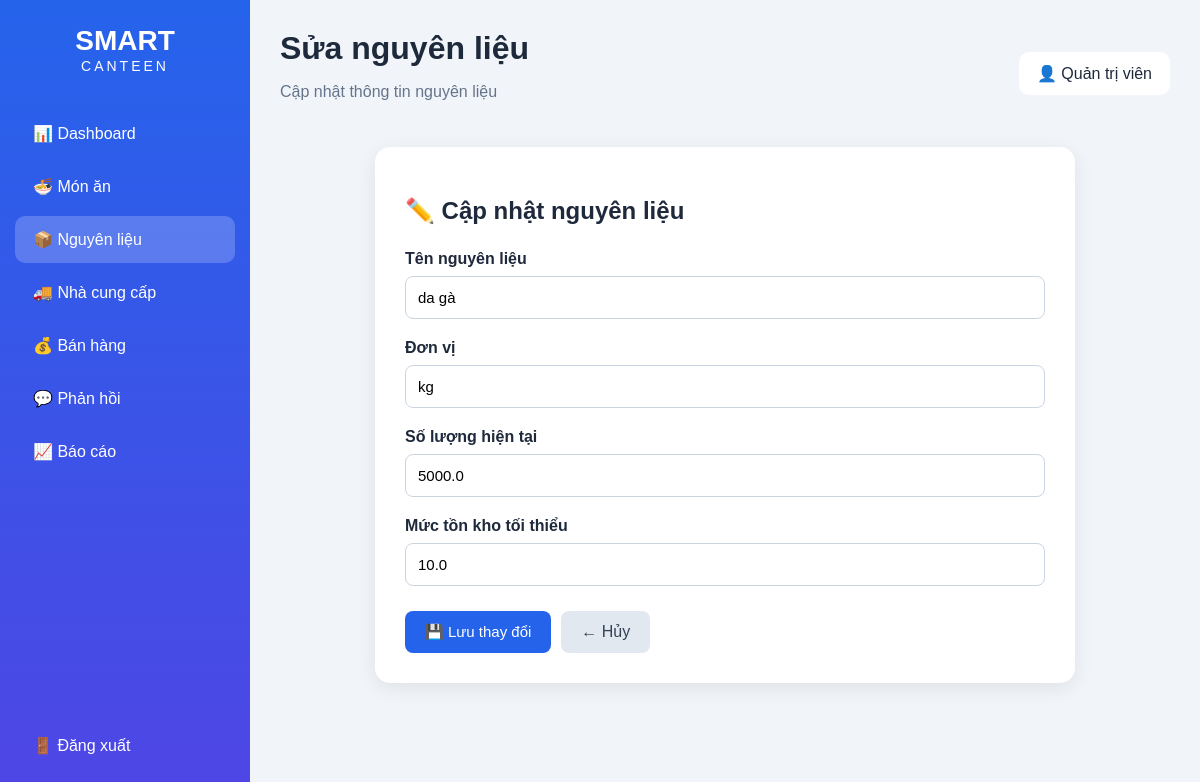
/ingredients/edit/6 (signed in), run on the app's committed database.
### tables this page shows
CREATE TABLE ingredients (
            id INTEGER PRIMARY KEY AUTOINCREMENT,
            name TEXT NOT NULL,
            unit TEXT NOT NULL,
            quantity REAL DEFAULT 0,
            min_quantity REAL DEFAULT 0
        );

### app.py (the view, shortened to what this page needs)
@app.route("/ingredients/edit/<int:ingredient_id>", methods=["GET", "POST"])
@admin_required
def edit_ingredient(ingredient_id):
    conn = get_db()
    ingredient = conn.execute(
        "SELECT * FROM ingredients WHERE id = ?",
        (ingredient_id,)
    ).fetchone()
    conn.close()
    if ingredient is None:
        return "Không tìm thấy nguyên liệu!", 404
    return render_template(
        "edit_ingredient.html",
        ingredient=ingredient
    )

### app.py (called while the page is built)
def get_db():
    conn = sqlite3.connect(DATABASE)
    conn.row_factory = sqlite3.Row
    return conn

def admin_required(f):
    @wraps(f)
    def decorated_function(*args, **kwargs):
        if "user_id" not in session:
            return redirect("/")
        if session.get("role") != "admin":
            return "Bạn không có quyền thực hiện chức năng này!", 403
        return f(*args, **kwargs)
    return decorated_function

### templates/edit_ingredient.html (shortened to what this page needs)
<!DOCTYPE html>
<html lang="vi">
<head>
    <link rel="stylesheet" href="/static/css/dashboard.css">
</head>
<body>
<div class="layout">
    <aside class="sidebar">
        <div class="logo">
            <h2>SMART</h2>
            <span>CANTEEN</span>
        </div>
        <nav>
            <a href="/dashboard">📊 Dashboard</a>
            <a href="/foods">🍜 Món ăn</a>
            <a href="/ingredients" class="active">📦 Nguyên liệu</a>
            <a href="/suppliers">🚚 Nhà cung cấp</a>
            <a href="/sales">💰 Bán hàng</a>
            <a href="/feedback">💬 Phản hồi</a>
            <a href="/reports">📈 Báo cáo</a>
        </nav>
        <div class="logout">
            <a href="/logout">🚪 Đăng xuất</a>
        </div>
    </aside>
    <main class="main">
        <header class="topbar">
            <div>
                <h1>Sửa nguyên liệu</h1>
                <p>Cập nhật thông tin nguyên liệu</p>
            </div>
            <div class="user">
                👤 Quản trị viên
            </div>
        </header>
        <div class="edit-container">
            <div class="edit-card">
                <h2>✏️ Cập nhật nguyên liệu</h2>
                <form method="POST">
                    <div class="form-group">
                        <label for="name">
                            Tên nguyên liệu
                        </label>
                        <input
                            type="text"
                            id="name"
                            name="name"
                            value="{{ ingredient['name'] }}"
                            placeholder="Nhập tên nguyên liệu"
                            required
                        >
                    </div>
                    <div class="form-group">
                        <label for="unit">
                            Đơn vị
                        </label>
                        <input
                            type="text"
                            id="unit"
                            name="unit"
                            value="{{ ingredient['unit'] }}"
                            placeholder="Ví dụ: kg, quả, lít..."
                            required
                        >
                    </div>
                    <div class="form-group">
                        <label for="quantity">
                            Số lượng hiện tại
                        </label>
                        <input
                            type="number"
                            id="quantity"
                            name="quantity"
                            value="{{ ingredient['quantity'] }}"
                            min="0"
                            step="0.01"
                            required
                        >
                    </div>
                    <div class="form-group">
                        <label for="min_quantity">
                            Mức tồn kho tối thiểu
                        </label>
                        <input
                            type="number"
                            id="min_quantity"
                            name="min_quantity"
                            value="{{ ingredient['min_quantity'] }}"
                            min="0"
                            step="0.01"
                            required
                        >
                    </div>
                    <div class="form-actions">
                        <button
                            type="submit"
                            class="save-btn"
                        >
                            💾 Lưu thay đổi
                        </button>
                        <a
                            href="/ingredients"
                            class="cancel-btn"
                        >
                            ← Hủy
                        </a>
                    </div>
                </form>
            </div>
        </div>
    </main>
</div>
</body>
</html>

### static/css/dashboard.css (style rules this page uses)
* { box-sizing: border-box; }
body { margin: 0; font-family: Arial, sans-serif; background: #f1f5f9; color: #1e293b; }
.layout { display: flex; min-height: 100vh; }
.sidebar { width: 250px; background: linear-gradient(180deg, #2563eb, #4f46e5); color: white; padding: 25px 15px; position: fixed; height: 100vh; }
.logo { text-align: center; margin-bottom: 35px; }
.logo h2 { margin: 0; font-size: 28px; }
.logo span { font-size: 14px; letter-spacing: 3px; }
.sidebar nav a, .logout a { display: block; color: white; text-decoration: none; padding: 14px 18px; margin: 6px 0; border-radius: 10px; font-size: 16px; }
.sidebar nav a:hover, .sidebar nav .active { background: rgba(255,255,255,0.2); }
.logout { position: absolute; bottom: 25px; left: 15px; right: 15px; }
.main { margin-left: 250px; padding: 30px; width: calc(100% - 250px); }
.topbar { display: flex; justify-content: space-between; align-items: center; margin-bottom: 30px; }
.topbar h1 { margin: 0; font-size: 32px; }
.topbar p { color: #64748b; }
.user { background: white; padding: 12px 18px; border-radius: 10px; }

### templates/edit_ingredient.html (style rules this page uses)
.edit-container { max-width: 700px; margin: 30px auto; }
.edit-card { background: white; padding: 30px; border-radius: 15px; box-shadow: 0 5px 20px rgba(0, 0, 0, 0.08); }
.edit-card h2 { margin-bottom: 25px; }
.form-group { margin-bottom: 20px; }
.form-group label { display: block; margin-bottom: 8px; font-weight: bold; }
.form-group input { width: 100%; box-sizing: border-box; padding: 12px; border: 1px solid #cbd5e1; border-radius: 8px; font-size: 15px; }
.form-actions { display: flex; gap: 10px; margin-top: 25px; }
.save-btn { padding: 12px 20px; border: none; border-radius: 8px; background: #2563eb; color: white; cursor: pointer; font-size: 15px; }
.cancel-btn { padding: 12px 20px; border-radius: 8px; background: #e2e8f0; color: #334155; text-decoration: none; }

### data on the page
ingredients: name "da gà", unit "kg", quantity "5000.0", min_quantity "10.0"
